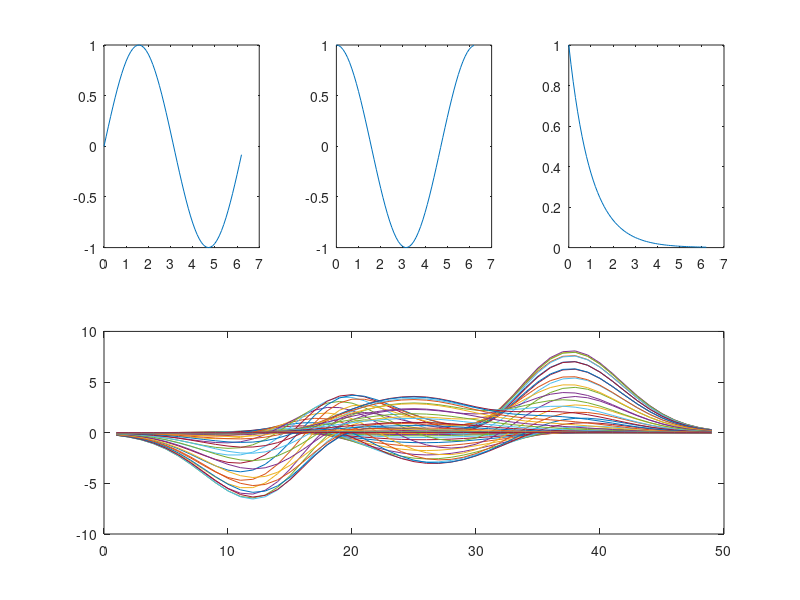

Reproduce this figure in MATLAB.
 x=0:.1:2*pi;
subplot(2,3,1);
plot(x,sin(x));
subplot(2,3,2);
plot(x,cos(x));
subplot(2,3,3);
plot(x,exp(-x));
subplot(2,3,[4,5,6]);
plot(peaks);
